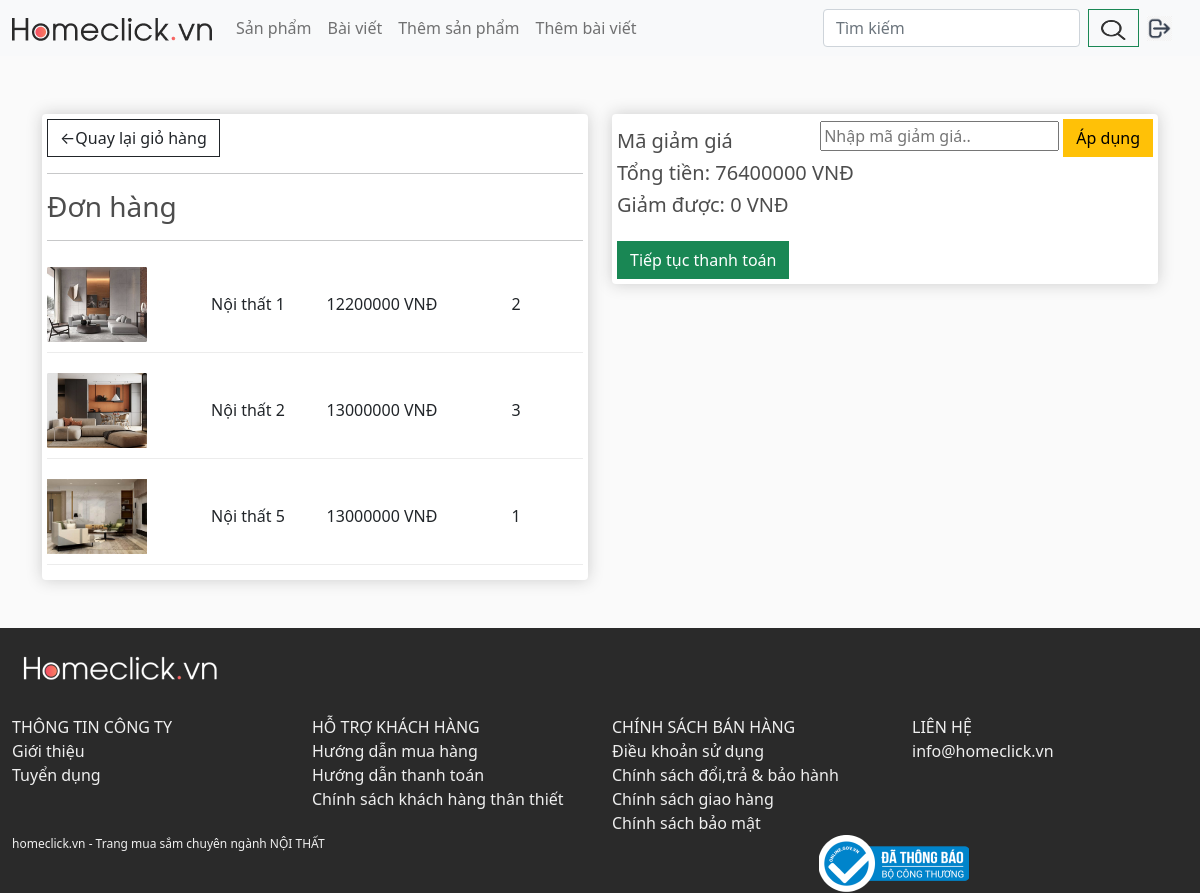
Screenshot of /checkout/ (signed in) with the database file from the repository.
### app/models.py (models this page shows, shortened)
class OrderItem(models.Model):
    product = models.ForeignKey(Product, on_delete=models.SET_NULL, blank=True,null=True)
    order = models.ForeignKey(Order, on_delete=models.SET_NULL, blank=True,null=True)
    date_added = models.DateTimeField(auto_now_add=True)
    quantity = models.IntegerField(default=0, null=True, blank=True)
    @property
    def get_total(self):
        total = self.product.price * self.quantity
        return total

class Product(models.Model):
    name = models.CharField(max_length=200, null=True)
    price =models.FloatField()
    code = models.CharField(max_length=20, null=True)
    digital = models.BooleanField(default=False, null=True, blank=False)
    image = models.ImageField(upload_to='products/', null=True, blank=True)
    @property
    def ImageURL(self):
        try:
            url = self.image.url
        except:
            url = ''
        return url

class Order(models.Model):
    customer = models.ForeignKey(Customer, on_delete=models.SET_NULL,blank=True, null=True)
    date_order = models.DateTimeField(auto_now_add=True)
    complete = models.BooleanField(default=False, null=True, blank=False)
    transaction_id = models.CharField(max_length=200, null= True)  # Kiểm tra xem có giao dịch nào chưa
    @property
    def get_cart_items(self):
        orderitems = self.orderitem_set.all()
        total = sum([item.quantity for item in orderitems])
        return total
    @property
    def get_cart_total(self):
        orderitems = self.orderitem_set.all()
        total = sum([item.get_total for item in orderitems])
        return total

### app/views.py (the view)
# urls.py: path('checkout/',views.checkout, name="checkout"),
def checkout(request):
    if request.user.is_authenticated:
        customer = request.user.customer
        order, created = Order.objects.get_or_create(customer = customer, complete = False)
        items = order.orderitem_set.all()
        cartItems = order.get_cart_items
    else:
        items = []
        order  = {'get_cart_items': 0,'get_cart_total': 0}
        cartItems = order['get_cart_items']
    context = {'items':items, 'order': order,'cartItems': cartItems}
    is_admin = request.session.get('admin', False)
    context.update({'is_admin': is_admin})
    return render(request,"app/checkout.html",context)

### app/templates/app/checkout.html
{% extends 'app/base.html' %}
{% load static %}
{% block checkout_content %}
  <div class="container mb-5 mt-5">
    <div class="row d-flex">
      <div class="col-lg-6">
        <div class="box-element">
          <a class="btn btn-outline-dark" href="{% url 'cart' %}">&#x2190;Quay lại giỏ hàng</a>
          <hr />
          <h3>Đơn hàng</h3>
          <hr />
          {% for item in items %}
            <div class="cart-row">
              <div class="col-lg-3 d-flex">
                <img class="row-image" src="{{ item.product.ImageURL }}" />
              </div>
              <div class="col-lg-3">
                <p>{{ item.product.name }}</p>
              </div>
              <div class="col-lg-3">
                <p>{{ item.product.price|floatformat:0 }} VNĐ</p>
              </div>
              <div class="col-lg-3">
                <p>{{ item.quantity }}</p>
              </div>
            </div>
          {% endfor %}
        </div>
      </div>
      <div class="col-lg-6">
        <div class="box-element">
          <div class="sale-container d-flex justify-content-between">
            <h5 class="col-lg-4">Mã giảm giá</h5>
            <div class="code-input align-items-center">
              <input class="input-code-sale" type="text" name="sale" placeholder="Nhập mã giảm giá.." />
              <a class="btn btn-warning" href="{% url 'pay_page' %}" >Áp dụng</a>
            </div>
          </div>
          <h5>Tổng tiền: {{ order.get_cart_total|floatformat:0 }} VNĐ</h5>
          <h5>Giảm được: 0 VNĐ</h5>
          <a class="btn btn-success mt-3" href="{% url 'pay_page' %}">Tiếp tục thanh toán</a>
        </div>
      </div>
    </div>
  </div>
{% endblock %}

### app/static/app/css/main.css (style rules this page uses)
body { background-color: hsl(0, 0%, 98%); overflow-x: hidden; }
h1, h2, h3, h4, h5, h6 { color: hsl(0, 0%, 30%); }
.box-element { box-shadow: hsl(0, 0%, 80%) 0 0 16px; background-color: #fff; border-radius: 4px; padding: 5px; }
p { margin: 0px; }
a { text-decoration: none; }
.col-lg-3, .col-lg-4, .col-lg-6, .col-lg-8, .col-lg-12 { margin-top: 10px; }
.btn { border-radius: 0; }
.row-image { width: 100px; }
.cart-row { display: flex; align-items: center; text-align: center; padding-bottom: 10px; margin-bottom: 10px; border-bottom: 1px solid #ececec; }

### rows the page displays
OrderItem: product.ImageURL (picture), product.name "Nội thất 1", product.price "12200000", quantity "2"
OrderItem: product.ImageURL (picture), product.name "Nội thất 2", product.price "13000000", quantity "3"
OrderItem: product.ImageURL (picture), product.name "Nội thất 5", product.price "13000000", quantity "1"
Order: get_cart_total "76400000"
